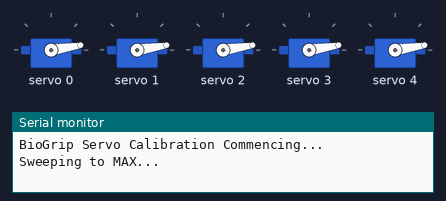
This sketch was run on a simulated Arduino Uno, built with avr-gcc and run on an emulated ATmega328P. Shown: 5 × servo, the last lines printed to the serial monitor.

Above: at 0.05 s.
At 0.7 s:
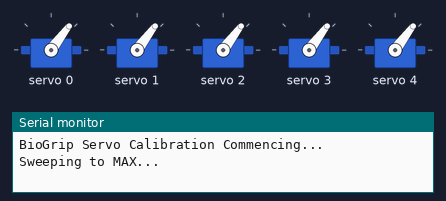
At 1.4 s:
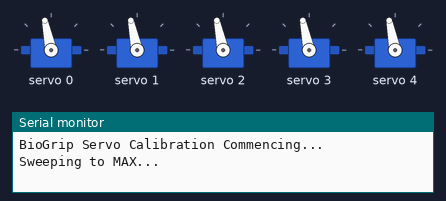
At 2.75 s:
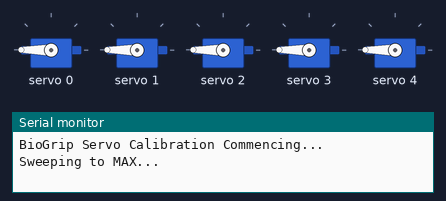
At 4.1 s:
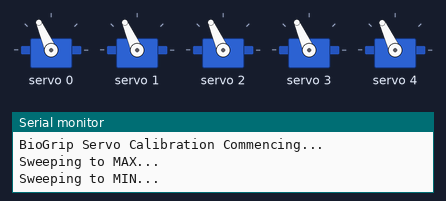
At 5.45 s:
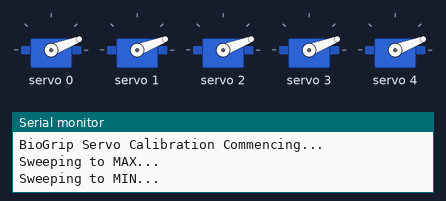
Timing chart, 0 to 8.0 s (numbered marks = the images above):
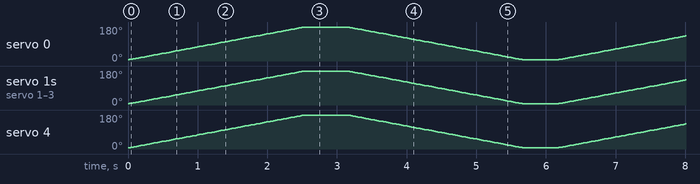

The sketch:

servo_calibration_test.ino
```cpp
/*
 * BIOGRIP KINEMATICS - Servo Calibration Utility
 * Warning: Disconnect artificial tendons before running this to prevent snapping!
 */

#include <Wire.h>
#include <Adafruit_PWMServoDriver.h>

Adafruit_PWMServoDriver pwm = Adafruit_PWMServoDriver();

#define SERVOMIN  150
#define SERVOMAX  600

void setup() {
  Serial.begin(9600);
  Serial.println("BioGrip Servo Calibration Commencing...");
  pwm.begin();
  pwm.setPWMFreq(60);
}

void loop() {
  // Sweep all 5 channels from MIN to MAX
  Serial.println("Sweeping to MAX...");
  for (uint16_t pulselen = SERVOMIN; pulselen < SERVOMAX; pulselen++) {
    for (int i=0; i<5; i++) {
      pwm.setPWM(i, 0, pulselen);
    }
    delay(2);
  }
  delay(500);

  // Sweep all 5 channels from MAX back to MIN
  Serial.println("Sweeping to MIN...");
  for (uint16_t pulselen = SERVOMAX; pulselen > SERVOMIN; pulselen--) {
    for (int i=0; i<5; i++) {
      pwm.setPWM(i, 0, pulselen);
    }
    delay(2);
  }
  delay(500);
}
```
